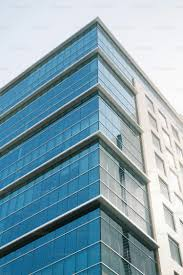
#> input picture Images/Building.jpg, 183 x 275 px, given in place of Rubik'sCubes.jpg, which was not available
$ python 'Image optimizer.py'
#> lines starting #> are read from the running program, lines starting #| are printed output that depends on the picture; pictures that were not available may be replaced by others from this repository, and a replacement may not be noted
import cv2
import numpy as np

def optimize_with_opencv(image_path, output_path):
#> called with image_path = "images/Rubik'sCubes.jpg", output_path = "images/optimized_story_Rubik'sCubes.jpg"
    TARGET_WIDTH = 1080
    TARGET_HEIGHT = 1920

    # 1. Load the image into a NumPy matrix (Note: OpenCV loads as BGR, not RGB)
    img = cv2.imread(image_path)
#> img is the input picture: shape (275, 183, 3); mean B, G, R 176.6, 163.4, 134.5

    # 2. Crop to exactly 9:16 using NumPy array slicing
    h, w = img.shape[:2]
#> h = 275; w = 183
    target_ratio = TARGET_WIDTH / TARGET_HEIGHT
    current_ratio = w / h
#> current_ratio = 0.665

    if current_ratio > target_ratio:
        # Image is too wide, slice the x-axis
        new_w = int(target_ratio * h)
#> new_w = 154
        offset = (w - new_w) // 2
#> offset = 14
        img = img[:, offset:offset+new_w]
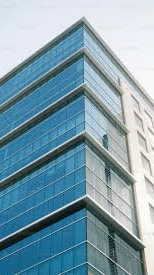
#> img: shape (275, 154, 3); mean B, G, R 172, 158.2, 127.6
    else:
        # Image is too tall, slice the y-axis
        new_h = int(w / target_ratio)
        offset = (h - new_h) // 2
        img = img[offset:offset+new_h, :]

    # 3. Downsample using Lanczos interpolation over an 8x8 pixel neighborhood
    img = cv2.resize(img, (TARGET_WIDTH, TARGET_HEIGHT), interpolation=cv2.INTER_LANCZOS4)
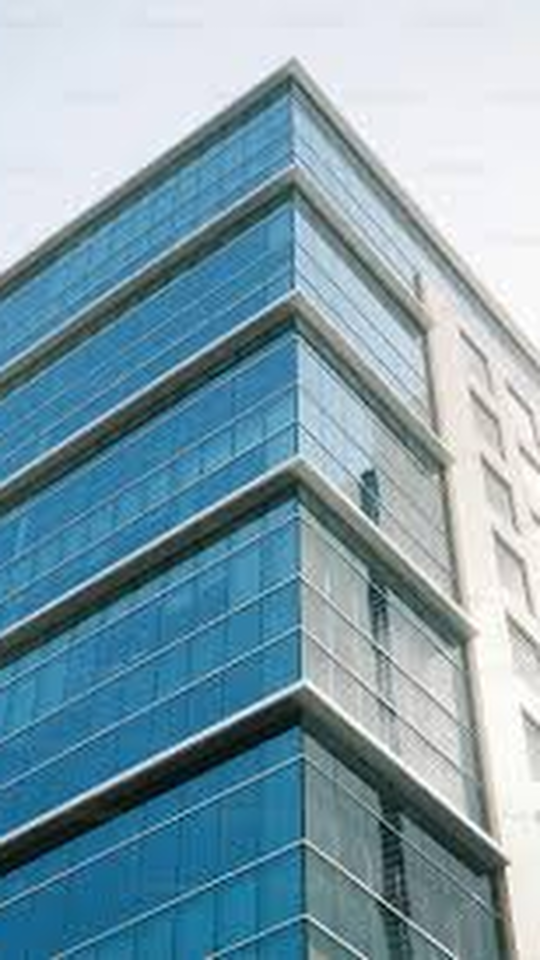
#> img: shape (1920, 1080, 3) (shown at 1/2 size); mean B, G, R 172, 158.2, 127.6

    # 4. Manual Unsharp Masking
    # First, create the low-pass version (blurred)
    blurred = cv2.GaussianBlur(img, (0, 0), sigmaX=2.0)

    # Then, mathematically combine them: Sharpened = Original + amount * (Original - Blurred)
    # cv2.addWeighted applies this matrix formula efficiently: alpha*img1 + beta*img2 + gamma
    # Here, alpha is 2.5, beta is -1.5, giving a crisp pop to the edges.
    img = cv2.addWeighted(img, 2.5, blurred, -1.5, 0)

    # 5. Save with a controlled JPEG quality threshold
    cv2.imwrite(output_path, img, [int(cv2.IMWRITE_JPEG_QUALITY), 85])

# Give it a run
optimize_with_opencv("images/Rubik'sCubes.jpg", "images/optimized_story_Rubik'sCubes.jpg")

$ run again, on Images/Ryan.jpg
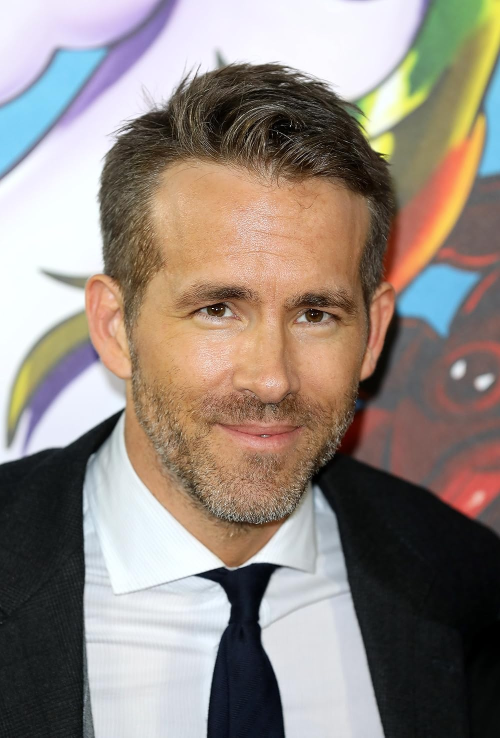
#> input picture Images/Ryan.jpg, 1000 x 1475 px, given in place of Rubik'sCubes.jpg, which was not available (shown at 1/2 size)
#> in optimize_with_opencv, img is the input picture: shape (1475, 1000, 3); mean B, G, R 127.2, 135.1, 146.3
#> in optimize_with_opencv, `img = img[:, offset:offset+new_w]`:
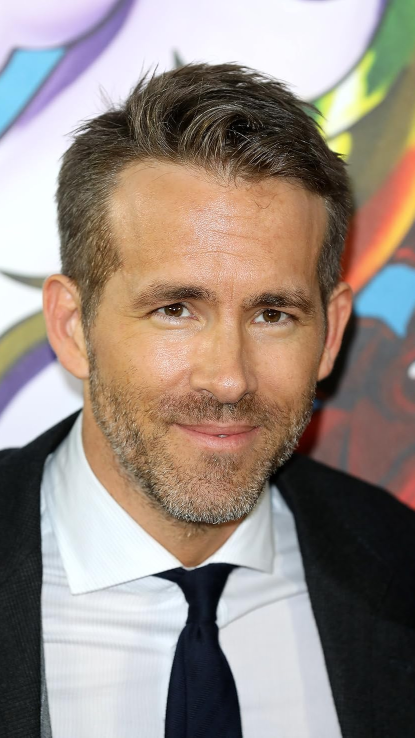
#> img: shape (1475, 829, 3) (shown at 1/2 size); mean B, G, R 129.6, 138.1, 151.1
